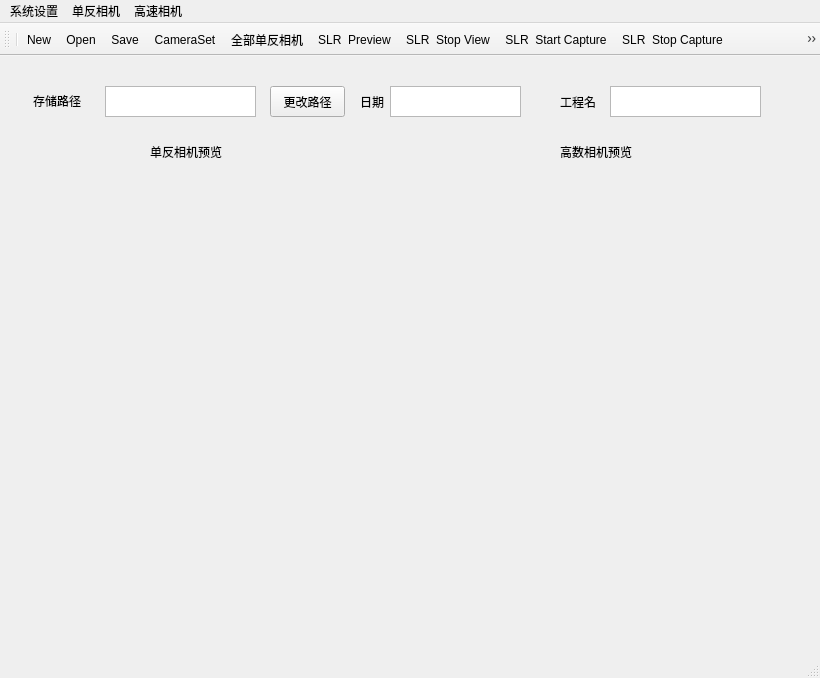
<?xml version="1.0" encoding="UTF-8"?>
<ui version="4.0">
 <class>MainWindow</class>
 <widget class="QMainWindow" name="MainWindow">
  <property name="geometry">
   <rect>
    <x>0</x>
    <y>0</y>
    <width>820</width>
    <height>678</height>
   </rect>
  </property>
  <property name="windowTitle">
   <string>mainwindow</string>
  </property>
  <widget class="QWidget" name="centralWidget">
   <widget class="QLabel" name="label_savepath">
    <property name="geometry">
     <rect>
      <x>33</x>
      <y>29</y>
      <width>51</width>
      <height>31</height>
     </rect>
    </property>
    <property name="text">
     <string>存储路径</string>
    </property>
   </widget>
   <widget class="QLabel" name="label_date">
    <property name="geometry">
     <rect>
      <x>360</x>
      <y>40</y>
      <width>54</width>
      <height>12</height>
     </rect>
    </property>
    <property name="text">
     <string>日期</string>
    </property>
   </widget>
   <widget class="QTextBrowser" name="textBrowser_savepath">
    <property name="geometry">
     <rect>
      <x>105</x>
      <y>30</y>
      <width>151</width>
      <height>31</height>
     </rect>
    </property>
   </widget>
   <widget class="QPushButton" name="SelectPath">
    <property name="geometry">
     <rect>
      <x>270</x>
      <y>30</y>
      <width>75</width>
      <height>31</height>
     </rect>
    </property>
    <property name="text">
     <string>更改路径</string>
    </property>
   </widget>
   <widget class="QTextBrowser" name="textBrowser_date">
    <property name="geometry">
     <rect>
      <x>390</x>
      <y>30</y>
      <width>131</width>
      <height>31</height>
     </rect>
    </property>
   </widget>
   <widget class="QLabel" name="label_project">
    <property name="geometry">
     <rect>
      <x>560</x>
      <y>30</y>
      <width>51</width>
      <height>31</height>
     </rect>
    </property>
    <property name="text">
     <string>工程名</string>
    </property>
   </widget>
   <widget class="QTextBrowser" name="textBrowser_projectname">
    <property name="geometry">
     <rect>
      <x>610</x>
      <y>30</y>
      <width>151</width>
      <height>31</height>
     </rect>
    </property>
   </widget>
   <widget class="QLabel" name="label_slr_preview">
    <property name="geometry">
     <rect>
      <x>150</x>
      <y>80</y>
      <width>101</width>
      <height>31</height>
     </rect>
    </property>
    <property name="text">
     <string>单反相机预览</string>
    </property>
   </widget>
   <widget class="QLabel" name="label_hsc_preview">
    <property name="geometry">
     <rect>
      <x>560</x>
      <y>80</y>
      <width>101</width>
      <height>31</height>
     </rect>
    </property>
    <property name="text">
     <string>高数相机预览</string>
    </property>
   </widget>
   <widget class="QWidget" name="camera_slr_1" native="true">
    <property name="geometry">
     <rect>
      <x>70</x>
      <y>130</y>
      <width>331</width>
      <height>131</height>
     </rect>
    </property>
   </widget>
   <widget class="QWidget" name="camera_slr_2" native="true">
    <property name="geometry">
     <rect>
      <x>69</x>
      <y>320</y>
      <width>331</width>
      <height>131</height>
     </rect>
    </property>
   </widget>
   <widget class="QWidget" name="camara_hsc_1" native="true">
    <property name="geometry">
     <rect>
      <x>479</x>
      <y>129</y>
      <width>281</width>
      <height>121</height>
     </rect>
    </property>
   </widget>
   <widget class="QWidget" name="camera_hsc_2" native="true">
    <property name="geometry">
     <rect>
      <x>479</x>
      <y>320</y>
      <width>301</width>
      <height>131</height>
     </rect>
    </property>
   </widget>
  </widget>
  <widget class="QMenuBar" name="menuBar">
   <property name="geometry">
    <rect>
     <x>0</x>
     <y>0</y>
     <width>820</width>
     <height>23</height>
    </rect>
   </property>
   <widget class="QMenu" name="menu">
    <property name="title">
     <string>系统设置</string>
    </property>
    <widget class="QMenu" name="menuReview">
     <property name="title">
      <string>Review</string>
     </property>
     <addaction name="actionFirstPage"/>
     <addaction name="actionLastPage"/>
     <addaction name="actionPreviousPage"/>
     <addaction name="actionNextPage"/>
    </widget>
    <addaction name="actionNew_project"/>
    <addaction name="actionOpen_project"/>
    <addaction name="actionSave_as"/>
    <addaction name="separator"/>
    <addaction name="actionCameraSet"/>
    <addaction name="menuReview"/>
   </widget>
   <widget class="QMenu" name="menu_2">
    <property name="title">
     <string>单反相机</string>
    </property>
    <addaction name="actionAll_Camara"/>
    <addaction name="actionSLR_1"/>
    <addaction name="actionSLR_2"/>
    <addaction name="actionSLR_3"/>
    <addaction name="actionSLR_4"/>
    <addaction name="separator"/>
    <addaction name="actionSLR_Preview"/>
    <addaction name="actionSLR_Stop_View"/>
    <addaction name="actionSLR_Start_Capture"/>
    <addaction name="actionSLR_Stop_Capture"/>
   </widget>
   <widget class="QMenu" name="menu_3">
    <property name="title">
     <string>高速相机</string>
    </property>
    <addaction name="actionAll_HCS_Camera"/>
    <addaction name="actionHSC_1"/>
    <addaction name="actionHSC_7"/>
    <addaction name="actionHSC_8"/>
    <addaction name="actionHSC_9"/>
    <addaction name="separator"/>
    <addaction name="actionHSC_Preview"/>
    <addaction name="actionHSC_Stop_View_2"/>
    <addaction name="actionHSC_Start_Capture_2"/>
    <addaction name="actionHSC_Stop_Capture_2"/>
   </widget>
   <addaction name="menu"/>
   <addaction name="menu_2"/>
   <addaction name="menu_3"/>
  </widget>
  <widget class="QToolBar" name="mainToolBar">
   <attribute name="toolBarArea">
    <enum>TopToolBarArea</enum>
   </attribute>
   <attribute name="toolBarBreak">
    <bool>false</bool>
   </attribute>
   <addaction name="separator"/>
   <addaction name="actionNew_project"/>
   <addaction name="actionOpen_project"/>
   <addaction name="actionSave_as"/>
   <addaction name="actionCameraSet"/>
   <addaction name="actionAll_Camara"/>
   <addaction name="actionSLR_Preview"/>
   <addaction name="actionSLR_Stop_View"/>
   <addaction name="actionSLR_Start_Capture"/>
   <addaction name="actionSLR_Stop_Capture"/>
   <addaction name="actionAll_HCS_Camera"/>
   <addaction name="actionHSC_Preview"/>
   <addaction name="actionHSC_Stop_View_2"/>
   <addaction name="actionHSC_Start_Capture_2"/>
   <addaction name="actionHSC_Stop_Capture_2"/>
   <addaction name="actionPreviousPage"/>
   <addaction name="actionNextPage"/>
   <addaction name="actionFirstPage"/>
   <addaction name="actionLastPage"/>
  </widget>
  <widget class="QStatusBar" name="statusBar"/>
  <action name="actionNew_project">
   <property name="icon">
    <iconset>
     <normaloff>myImages/control/199-Add-File.png</normaloff>myImages/control/199-Add-File.png</iconset>
   </property>
   <property name="text">
    <string>New</string>
   </property>
  </action>
  <action name="actionOpen_project">
   <property name="icon">
    <iconset>
     <normaloff>myImages/control/126-File.png</normaloff>myImages/control/126-File.png</iconset>
   </property>
   <property name="text">
    <string>Open</string>
   </property>
  </action>
  <action name="actionSave_as">
   <property name="icon">
    <iconset>
     <normaloff>myImages/control/2-XML.png</normaloff>myImages/control/2-XML.png</iconset>
   </property>
   <property name="text">
    <string>Save</string>
   </property>
  </action>
  <action name="actionCameraSet">
   <property name="icon">
    <iconset>
     <normaloff>myImages/control/38-Settings.png</normaloff>myImages/control/38-Settings.png</iconset>
   </property>
   <property name="text">
    <string>CameraSet</string>
   </property>
  </action>
  <action name="actionFirstPage">
   <property name="icon">
    <iconset>
     <normaloff>myImages/control/102-Left-Round.png</normaloff>myImages/control/102-Left-Round.png</iconset>
   </property>
   <property name="text">
    <string>First</string>
   </property>
  </action>
  <action name="actionLastPage">
   <property name="icon">
    <iconset>
     <normaloff>myImages/control/47-Right-Round.png</normaloff>myImages/control/47-Right-Round.png</iconset>
   </property>
   <property name="text">
    <string>Last</string>
   </property>
  </action>
  <action name="actionPreviousPage">
   <property name="icon">
    <iconset>
     <normaloff>myImages/control/103-Left-Arrow.png</normaloff>myImages/control/103-Left-Arrow.png</iconset>
   </property>
   <property name="text">
    <string>Previous</string>
   </property>
  </action>
  <action name="actionNextPage">
   <property name="icon">
    <iconset>
     <normaloff>myImages/control/48-Right-Arrow.png</normaloff>myImages/control/48-Right-Arrow.png</iconset>
   </property>
   <property name="text">
    <string>Next</string>
   </property>
  </action>
  <action name="actionSLR_1">
   <property name="text">
    <string>单反相机1</string>
   </property>
  </action>
  <action name="actionSLR_2">
   <property name="text">
    <string>单反相机2</string>
   </property>
  </action>
  <action name="actionSLR_3">
   <property name="text">
    <string>单反相机3</string>
   </property>
  </action>
  <action name="actionSLR_4">
   <property name="text">
    <string>单反相机4</string>
   </property>
  </action>
  <action name="actionSLR_Preview">
   <property name="icon">
    <iconset>
     <normaloff>myImages/SLR/Eject.png</normaloff>myImages/SLR/Eject.png</iconset>
   </property>
   <property name="text">
    <string>SLR  Preview</string>
   </property>
  </action>
  <action name="actionSLR_Stop_View">
   <property name="icon">
    <iconset>
     <normaloff>myImages/SLR/Stop.png</normaloff>myImages/SLR/Stop.png</iconset>
   </property>
   <property name="text">
    <string>SLR  Stop View</string>
   </property>
  </action>
  <action name="actionSLR_Start_Capture">
   <property name="icon">
    <iconset>
     <normaloff>myImages/SLR/Play.png</normaloff>myImages/SLR/Play.png</iconset>
   </property>
   <property name="text">
    <string>SLR  Start Capture </string>
   </property>
  </action>
  <action name="actionSLR_Stop_Capture">
   <property name="icon">
    <iconset>
     <normaloff>myImages/SLR/Pause.png</normaloff>myImages/SLR/Pause.png</iconset>
   </property>
   <property name="text">
    <string>SLR  Stop Capture</string>
   </property>
  </action>
  <action name="actionHSC_1">
   <property name="text">
    <string>高速相机1</string>
   </property>
  </action>
  <action name="actionHSC_7">
   <property name="text">
    <string>高速相机2</string>
   </property>
  </action>
  <action name="actionHSC_8">
   <property name="text">
    <string>高速相机3</string>
   </property>
  </action>
  <action name="actionHSC_9">
   <property name="text">
    <string>高速相机4</string>
   </property>
  </action>
  <action name="actionHSC_Preview">
   <property name="icon">
    <iconset>
     <normaloff>myImages/HSC/button_eject.png</normaloff>myImages/HSC/button_eject.png</iconset>
   </property>
   <property name="text">
    <string>HSC Preview</string>
   </property>
  </action>
  <action name="actionHSC_Stop_View_2">
   <property name="icon">
    <iconset>
     <normaloff>myImages/HSC/button_stop.png</normaloff>myImages/HSC/button_stop.png</iconset>
   </property>
   <property name="text">
    <string>HSC  Stop View</string>
   </property>
  </action>
  <action name="actionHSC_Start_Capture_2">
   <property name="icon">
    <iconset>
     <normaloff>myImages/HSC/button_play.png</normaloff>myImages/HSC/button_play.png</iconset>
   </property>
   <property name="text">
    <string>HSC Start Capture </string>
   </property>
  </action>
  <action name="actionHSC_Stop_Capture_2">
   <property name="icon">
    <iconset>
     <normaloff>myImages/HSC/button_pause.png</normaloff>myImages/HSC/button_pause.png</iconset>
   </property>
   <property name="text">
    <string>HSC   Stop Capture</string>
   </property>
  </action>
  <action name="actionAll_Camara">
   <property name="icon">
    <iconset>
     <normaloff>myImages/SLR/canon_128.png</normaloff>myImages/SLR/canon_128.png</iconset>
   </property>
   <property name="text">
    <string>全部单反相机</string>
   </property>
  </action>
  <action name="actionAll_HCS_Camera">
   <property name="icon">
    <iconset>
     <normaloff>myImages/HSC/camera_128.png</normaloff>myImages/HSC/camera_128.png</iconset>
   </property>
   <property name="text">
    <string>全部高速相机</string>
   </property>
  </action>
 </widget>
 <layoutdefault spacing="6" margin="11"/>
 <resources>
  <include location="mainwindow.qrc"/>
 </resources>
 <connections/>
</ui>
